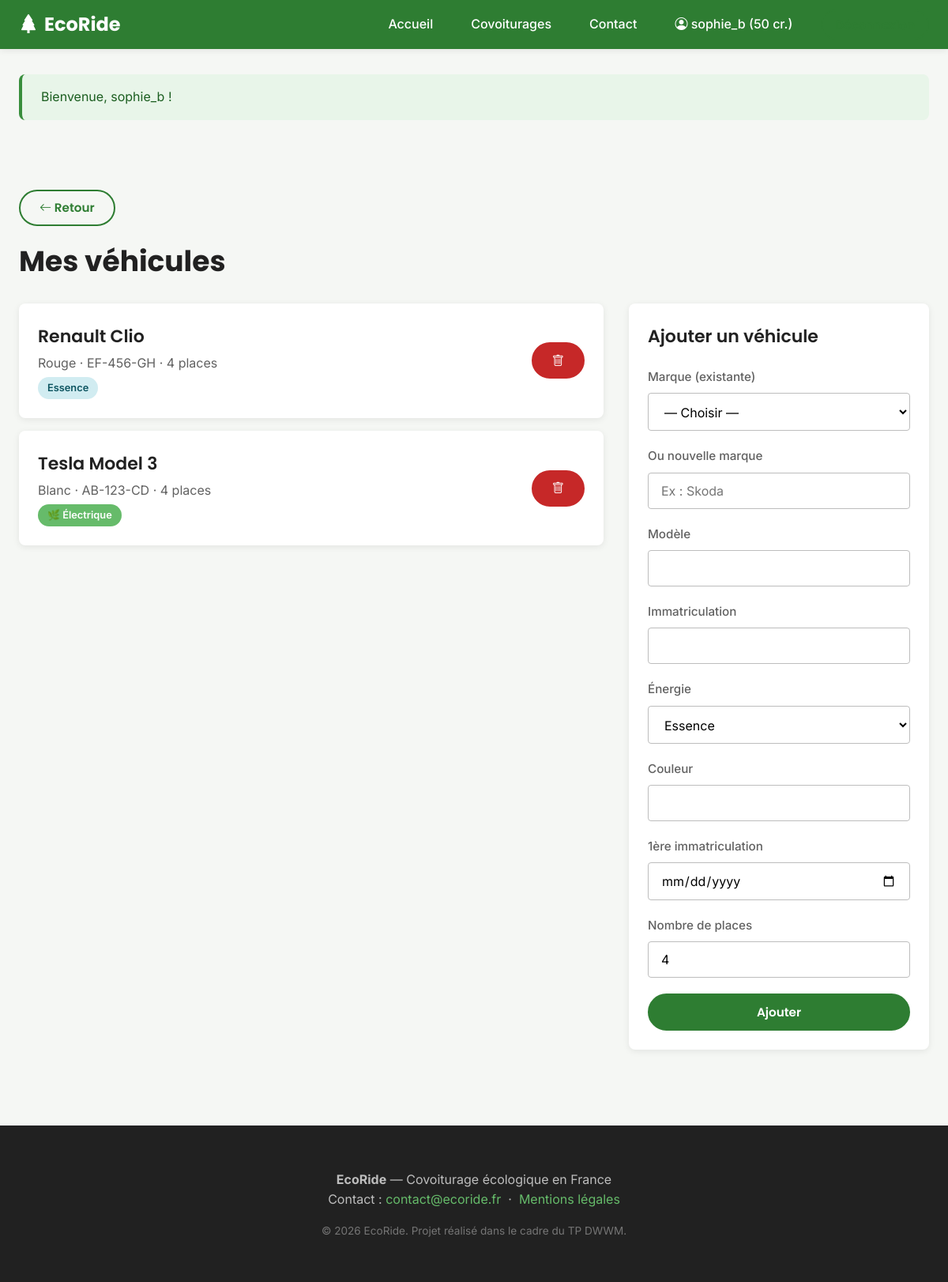
The page /mon-espace/vehicules (signed in) on the database its author committed.
### tables this page shows
CREATE TABLE voiture (
    voiture_id                       INT AUTO_INCREMENT PRIMARY KEY,
    utilisateur_id                   INT NOT NULL,
    marque_id                        INT NOT NULL,
    modele                           VARCHAR(50) NOT NULL,
    immatriculation                  VARCHAR(15) NOT NULL UNIQUE,
    energie                          ENUM('essence','diesel','electrique','hybride','gpl') NOT NULL,
    couleur                          VARCHAR(30),
    date_premiere_immatriculation    DATE,
    nb_places                        TINYINT NOT NULL DEFAULT 4,
    FOREIGN KEY (utilisateur_id) REFERENCES utilisateur(utilisateur_id) ON DELETE CASCADE,
    FOREIGN KEY (marque_id)      REFERENCES marque(marque_id),
    INDEX idx_energie (energie)
);

CREATE TABLE marque (
    marque_id      INT AUTO_INCREMENT PRIMARY KEY,
    libelle        VARCHAR(50) NOT NULL UNIQUE
);

### src/controllers/UserController.php (called while the page is built, shortened)
<?php
final class UserController extends Controller
{
    public function vehicules(): void
    {
        $voitures = Voiture::findByUser(Auth::id());
        $marques  = Marque::all();
        $this->view('user/vehicules', [
            'pageTitle' => 'Mes véhicules',
            'voitures'  => $voitures,
            'marques'   => $marques,
        ]);
    }
}

### public/index.php (called while the page is built, shortened)
<?php
$config = require __DIR__ . '/../config/config.php';
require __DIR__ . '/../src/Helpers/functions.php';
$router = new App\Core\Router();
$method = $_SERVER['REQUEST_METHOD'] ?? 'GET';
$uri    = $_SERVER['REQUEST_URI'] ?? '/';
try {
    $router->dispatch($method, $uri);
} catch (Throwable $e) {
    if ($config['app']['debug']) {
        echo '<pre style="padding:20px;background:#fee;color:#900;font-family:monospace">';
        echo 'Erreur : ' . htmlspecialchars($e->getMessage()) . "\n\n";
        echo $e->getTraceAsString();
        echo '</pre>';
    } else {
        http_response_code(500);
        require __DIR__ . '/../views/errors/500.php';
    }
}

### src/Core/Auth.php (called while the page is built, shortened)
<?php
final class Auth
{
    public static function id(): ?int
    {
        return $_SESSION['user']['id'] ?? null;
    }
}

### config/config.php (called while the page is built, shortened)
<?php
if (!function_exists('env')) {
    function env(string $key, mixed $default = null): mixed
    {
        $value = $_ENV[$key] ?? $_SERVER[$key] ?? getenv($key);
        return match (strtolower((string) $value)) {
            'true', '(true)'   => true,
            'false', '(false)' => false,
            'null', '(null)'   => null,
            'empty', '(empty)' => '',
            default            => $value,
        };
    }
}
return [
    'app' => [
        'name'   => env('APP_NAME', 'EcoRide'),
        'env'    => env('APP_ENV', 'production'),
        'url'    => env('APP_URL', 'http://localhost:8000'),
        'debug'  => (bool) env('APP_DEBUG', false),
        'secret' => env('APP_SECRET', ''),
    ],
    'db' => [
        'host'     => env('DB_HOST', 'localhost'),
        'port'     => (int) env('DB_PORT', 3306),
        'name'     => env('DB_NAME', 'ecoride'),
        'user'     => env('DB_USER', 'root'),
        'password' => env('DB_PASSWORD', ''),
        'charset'  => 'utf8mb4',
    ],
    'mongo' => [
        'uri' => env('MONGO_URI', 'mongodb://localhost:27017'),
        'db'  => env('MONGO_DB', 'ecoride_nosql'),
    ],
    'mail' => [
        'host'     => env('MAIL_HOST', 'smtp.gmail.com'),
        'port'     => (int) env('MAIL_PORT', 587),
        'username' => env('MAIL_USERNAME', ''),
        'password' => env('MAIL_PASSWORD', ''),
        'from'     => env('MAIL_FROM_ADDRESS', 'noreply@ecoride.local'),
        'from_name'=> env('MAIL_FROM_NAME', 'EcoRide'),
    ],
];

### src/Core/Database.php (called while the page is built, shortened)
<?php
final class Database
{
    private static ?PDO $instance = null;
    public static function getInstance(): PDO
    {
        if (self::$instance === null) {
            $config = require __DIR__ . '/../../config/config.php';
            $db = $config['db'];
            $dsn = sprintf(
                'mysql:host=%s;port=%d;dbname=%s;charset=%s',
                $db['host'],
                $db['port'],
                $db['name'],
                $db['charset'],
            );
            try {
                self::$instance = new PDO($dsn, $db['user'], $db['password'], [
                    PDO::ATTR_ERRMODE            => PDO::ERRMODE_EXCEPTION,
                    PDO::ATTR_DEFAULT_FETCH_MODE => PDO::FETCH_ASSOC,
                    PDO::ATTR_EMULATE_PREPARES   => false,
                ]);
            } catch (PDOException $e) {
                throw new RuntimeException(
                    'Connexion à la base relationnelle impossible : ' . $e->getMessage(),
                    (int) $e->getCode(),
                );
            }
        }
        return self::$instance;
    }
}

### src/models/Voiture.php (called while the page is built, shortened)
<?php
final class Voiture
{
    public static function findByUser(int $userId): array
    {
        $stmt = Database::getInstance()->prepare(
            'SELECT v.*, m.libelle AS marque_libelle
             FROM voiture v
             INNER JOIN marque m ON m.marque_id = v.marque_id
             WHERE v.utilisateur_id = :id
             ORDER BY v.voiture_id DESC'
        );
        $stmt->execute(['id' => $userId]);
        return $stmt->fetchAll();
    }
}

### src/Core/Security.php (called while the page is built, shortened)
<?php
final class Security
{
    public static function escape(?string $value): string
    {
        return htmlspecialchars($value ?? '', ENT_QUOTES | ENT_HTML5, 'UTF-8');
    }
}

### src/helpers/functions.php (called while the page is built, shortened)
<?php
if (!function_exists('e')) {
    function e(?string $value): string
    {
        return Security::escape($value);
    }
}

### views/user/vehicules.php (the view, shortened to what this page needs)
<div class="container">
    <a href="/mon-espace" class="btn btn-secondary" style="margin-bottom:1rem">
        <i class="bi bi-arrow-left"></i> Retour
    </a>
    <h1>Mes véhicules</h1>
    <div style="display:grid;grid-template-columns:1fr 380px;gap:2rem">
        <div>
            <?php if (empty($voitures)): ?>
                <div class="card">
                    <p>Vous n'avez encore ajouté aucun véhicule. Ajoutez-en un pour pouvoir proposer des trajets.</p>
                </div>
            <?php else: ?>
                <?php foreach ($voitures as $v): ?>
                    <div class="card" style="margin-bottom:1rem">
                        <div style="display:flex;justify-content:space-between;align-items:center;flex-wrap:wrap;gap:1rem">
                            <div>
                                <h3 style="margin:0"><?= e($v['marque_libelle']) ?> <?= e($v['modele']) ?></h3>
                                <p style="margin:0.25rem 0;color:var(--color-text-muted)">
                                    <?= e($v['couleur']) ?> · <?= e($v['immatriculation']) ?> · <?= e($v['nb_places']) ?> places
                                </p>
                                <?php if ($v['energie'] === 'electrique'): ?>
                                    <span class="badge badge-eco">Électrique</span>
                                <?php else: ?>
                                    <span class="badge badge-info"><?= e(ucfirst($v['energie'])) ?></span>
                                <?php endif; ?>
                            </div>
                            <form method="post" action="/mon-espace/vehicules/<?= $v['voiture_id'] ?>/supprimer">
                                <button class="btn btn-danger" data-confirm="Supprimer ce véhicule ?">
                                    <i class="bi bi-trash"></i>
                                </button>
                            </form>
                        </div>
                    </div>
                <?php endforeach; ?>
            <?php endif; ?>
        </div>
        <aside class="card" style="height:fit-content">
            <h3 style="margin-top:0">Ajouter un véhicule</h3>
            <form method="post" action="/mon-espace/vehicules">
                <div class="form-group">
                    <label class="form-label">Marque (existante)</label>
                    <select name="marque_id" class="form-control">
                        <option value="">— Choisir —</option>
                    </select>
                </div>
                <div class="form-group">
                    <label class="form-label">Ou nouvelle marque</label>
                    <input type="text" name="marque_nouvelle" class="form-control" placeholder="Ex : Skoda">
                </div>
                <div class="form-group">
                    <label class="form-label">Modèle</label>
                    <input type="text" name="modele" class="form-control" required>
                </div>
                <div class="form-group">
                    <label class="form-label">Immatriculation</label>
                    <input type="text" name="immatriculation" class="form-control" required maxlength="15" style="text-transform:uppercase">
                </div>
                <div class="form-group">
                    <label class="form-label">Énergie</label>
                    <select name="energie" class="form-control" required>
                        <option value="essence">Essence</option>
                    </select>
                </div>
                <div class="form-group">
                    <label class="form-label">Couleur</label>
                    <input type="text" name="couleur" class="form-control">
                </div>
                <div class="form-group">
                    <label class="form-label">1ère immatriculation</label>
                    <input type="date" name="date_premiere_immatriculation" class="form-control">
                </div>
                <div class="form-group">
                    <label class="form-label">Nombre de places</label>
                    <input type="number" name="nb_places" class="form-control" min="1" max="9" value="4" required>
                </div>
                <button type="submit" class="btn btn-primary btn-block">Ajouter</button>
            </form>
        </aside>
    </div>
</div>

### src/Core/Router.php (shortened to what this page needs)
<?php
final class Router
{
    private array $routes = [
        'GET'    => [],
        'POST'   => [],
        'PUT'    => [],
        'DELETE' => [],
    ];
    private function add(string $method, string $path, callable|array $handler): void
    {
        $this->routes[$method][$path] = $handler;
    }
    public function dispatch(string $method, string $uri): void
    {
        $uri = parse_url($uri, PHP_URL_PATH) ?: '/';
        $uri = rtrim($uri, '/') ?: '/';
        foreach ($this->routes[$method] ?? [] as $path => $handler) {
            $pattern = preg_replace('#\{([a-zA-Z_]+)\}#', '(?P<$1>[^/]+)', $path);
            $pattern = '#^' . $pattern . '$#';
            if (preg_match($pattern, $uri, $matches)) {
                $params = array_filter($matches, 'is_string', ARRAY_FILTER_USE_KEY);
                $this->call($handler, $params);
                return;
            }
        }
    }
    private function call(callable|array $handler, array $params): void
    {
        if (is_array($handler) && count($handler) === 2) {
            [$class, $method] = $handler;
            $instance = new $class();
            $instance->$method(...array_values($params));
            return;
        }
    }
}

### public/css/app.css (style rules this page uses)
:root { --color-primary: #2E7D32; --color-primary-light: #66BB6A; --color-primary-dark: #1B5E20; --color-secondary: #0288D1; --color-accent: #F9A825; --color-bg: #F5F7F4; --color-bg-card: #FFFFFF; --color-text: #212121; --color-text-muted: #616161; --color-border: #E0E0E0; --color-error: #C62828; --color-success: #388E3C; --radius-sm: 4px; --radius-md: 8px; --radius-lg: 24px; --shadow-card: 0 2px 8px rgba(0, 0, 0, 0.08); --shadow-hover: 0 4px 16px rgba(0, 0, 0, 0.12); --font-title: 'Poppins', system-ui, -apple-system, sans-serif; --font-body: 'Inter', system-ui, -apple-system, sans-serif; }
* { box-sizing: border-box; }
html, body { margin: 0; padding: 0; font-family: var(--font-body); color: var(--color-text); background: var(--color-bg); line-height: 1.6; font-size: 16px; }
h1, h2, h3, h4, h5, h6 { font-family: var(--font-title); color: var(--color-text); margin-top: 0; }
h1 { font-size: 2.25rem; font-weight: 700; }
h3 { font-size: 1.375rem; font-weight: 600; }
a { color: var(--color-primary); text-decoration: none; transition: color 0.2s; }
.container { max-width: 1200px; margin: 0 auto; padding: 2rem 1.5rem; }
.card { background: var(--color-bg-card); border-radius: var(--radius-md); box-shadow: var(--shadow-card); padding: 1.5rem; transition: box-shadow 0.2s; }
.btn { display: inline-block; font-family: var(--font-title); font-weight: 600; font-size: 0.95rem; padding: 0.65rem 1.5rem; border: 2px solid transparent; border-radius: var(--radius-lg); cursor: pointer; transition: all 0.2s; text-decoration: none; line-height: 1.4; }
.btn-primary { background: var(--color-primary); color: white; border-color: var(--color-primary); }
.btn-secondary { background: transparent; color: var(--color-primary); border-color: var(--color-primary); }
.btn-danger { background: var(--color-error); color: white; border-color: var(--color-error); }
.btn-block { display: block; width: 100%; text-align: center; }
.form-group { margin-bottom: 1.25rem; }
.form-label { display: block; margin-bottom: 0.5rem; color: var(--color-text-muted); font-weight: 500; font-size: 0.95rem; }
.form-control { width: 100%; padding: 0.75rem 1rem; font-size: 1rem; font-family: var(--font-body); border: 1px solid #BDBDBD; border-radius: var(--radius-sm); background: white; transition: border-color 0.2s, box-shadow 0.2s; }
.badge { display: inline-block; padding: 0.25rem 0.75rem; border-radius: var(--radius-lg); font-size: 0.8rem; font-weight: 600; }
.badge-eco { background: var(--color-primary-light); color: white; }
.badge-eco::before { content: "🌿 "; }
.badge-info { background: #D1ECF1; color: #0C5460; }

### rows shown on the page
voiture: marque.libelle "Renault", modele "Clio", couleur "Rouge", immatriculation "EF-456-GH", nb_places "4", energie "Essence"
voiture: marque.libelle "Tesla", modele "Model 3", couleur "Blanc", immatriculation "AB-123-CD", nb_places "4", energie "Électrique"
